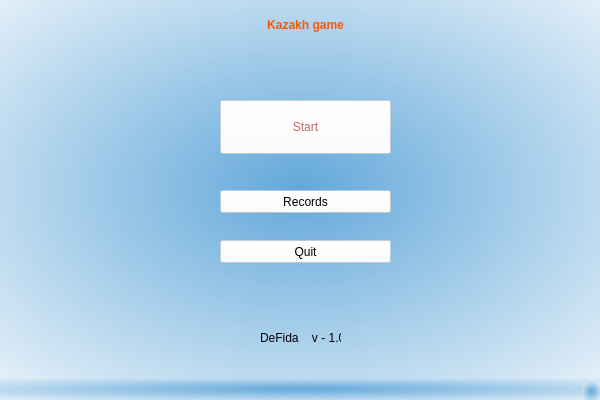
<?xml version="1.0" encoding="UTF-8"?>
<ui version="4.0">
 <class>MainWindow</class>
 <widget class="QMainWindow" name="MainWindow">
  <property name="geometry">
   <rect>
    <x>0</x>
    <y>0</y>
    <width>600</width>
    <height>400</height>
   </rect>
  </property>
  <property name="windowTitle">
   <string>Kazakh game</string>
  </property>
  <property name="windowIcon">
   <iconset>
    <normaloff>data/pyPlayer.png</normaloff>data/pyPlayer.png</iconset>
  </property>
  <property name="styleSheet">
   <string notr="true">background-color: qradialgradient(spread:pad, cx:0.5, cy:0.5, radius:0.869, fx:0.5, fy:0.5, stop:0 rgba(99, 168, 218, 255), stop:1 rgba(255, 255, 255, 255));</string>
  </property>
  <widget class="QWidget" name="centralwidget">
   <widget class="QLabel" name="label">
    <property name="geometry">
     <rect>
      <x>260</x>
      <y>330</y>
      <width>81</width>
      <height>16</height>
     </rect>
    </property>
    <property name="styleSheet">
     <string notr="true">background-color: rgba(255, 255, 255, 0);</string>
    </property>
    <property name="text">
     <string>DeFida    v - 1.0</string>
    </property>
   </widget>
   <widget class="QLabel" name="label_2">
    <property name="geometry">
     <rect>
      <x>130</x>
      <y>-10</y>
      <width>351</width>
      <height>71</height>
     </rect>
    </property>
    <property name="styleSheet">
     <string notr="true">font: 36pt &quot;Gabriola&quot;;
color: rgb(255, 85, 0);
background-color: rgba(0, 0, 0, 0);</string>
    </property>
    <property name="text">
     <string>&lt;html&gt;&lt;head/&gt;&lt;body&gt;&lt;p align=&quot;center&quot;&gt;&lt;span style=&quot; font-weight:600;&quot;&gt;Kazakh game&lt;/span&gt;&lt;/p&gt;&lt;/body&gt;&lt;/html&gt;</string>
    </property>
   </widget>
   <widget class="QPushButton" name="quitb">
    <property name="geometry">
     <rect>
      <x>220</x>
      <y>240</y>
      <width>171</width>
      <height>23</height>
     </rect>
    </property>
    <property name="styleSheet">
     <string notr="true">background-color: rgba(255, 255, 255, 100);</string>
    </property>
    <property name="text">
     <string>Quit</string>
    </property>
   </widget>
   <widget class="QPushButton" name="recb">
    <property name="geometry">
     <rect>
      <x>220</x>
      <y>190</y>
      <width>171</width>
      <height>23</height>
     </rect>
    </property>
    <property name="styleSheet">
     <string notr="true">background-color: rgba(255, 255, 255, 100);</string>
    </property>
    <property name="text">
     <string>Records</string>
    </property>
   </widget>
   <widget class="QPushButton" name="startb">
    <property name="geometry">
     <rect>
      <x>220</x>
      <y>100</y>
      <width>171</width>
      <height>54</height>
     </rect>
    </property>
    <property name="styleSheet">
     <string notr="true">font: 87 25pt &quot;Arial Black&quot;;
background-color: rgba(255, 255, 255, 100);
color: rgb(200, 100, 100);</string>
    </property>
    <property name="text">
     <string>Start</string>
    </property>
   </widget>
  </widget>
  <widget class="QMenuBar" name="menubar">
   <property name="geometry">
    <rect>
     <x>0</x>
     <y>0</y>
     <width>600</width>
     <height>21</height>
    </rect>
   </property>
  </widget>
  <widget class="QStatusBar" name="statusbar"/>
 </widget>
 <resources/>
 <connections/>
</ui>
